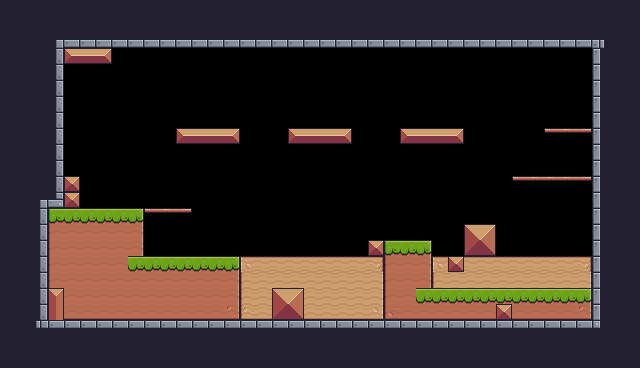

Below is a game level as drawn by its tile map, then a one-line description and the .tmx file that defines it, in full:
An orthogonal 40x23 tile map with 16x16 px tiles, 1 tile layer (Background) and 35 objects (10x Fruits, Player, Enemies, Checkpoint).

<map version="1.10" tiledversion="1.11.0" orientation="orthogonal" renderorder="right-down" width="40" height="23" tilewidth="16" tileheight="16" infinite="0" nextlayerid="4" nextobjectid="72">
 <properties>
  <property name="BackgroundColor" value="Green" />
 </properties>
 <tileset firstgid="1" source="Pixel Adventure.tsx" />
 <layer id="1" name="Background" width="40" height="23">
  <properties>
   <property name="BackgroundColor" value="Blue" />
  </properties>
  <data encoding="csv">
24,24,24,24,24,24,24,24,24,24,24,24,24,24,24,24,24,24,24,24,24,24,24,24,24,24,24,24,24,24,24,24,24,24,24,24,24,24,24,24,
24,24,24,24,24,24,24,24,24,24,24,24,24,24,24,24,24,24,24,24,24,112,24,24,24,24,24,24,24,24,24,24,24,24,24,24,24,24,24,24,
24,24,24,4,46,46,46,46,46,46,46,46,46,46,46,46,46,46,46,46,46,46,46,46,46,46,46,46,46,46,46,46,46,46,46,46,46,5,24,24,
24,24,24,25,13,14,15,0,0,0,0,0,0,0,0,0,0,0,0,0,0,0,0,0,0,0,0,0,0,0,0,0,0,0,0,0,0,23,24,24,
24,24,24,25,0,0,0,0,0,0,0,0,0,0,0,0,0,0,0,0,0,0,0,0,0,0,0,0,0,0,0,0,0,0,0,0,0,23,24,24,
24,24,24,25,0,0,0,0,0,0,0,0,0,0,0,0,0,0,0,0,0,0,0,0,0,0,0,0,0,0,0,0,0,0,0,0,0,23,24,24,
24,24,24,25,0,0,0,0,0,0,0,0,0,0,0,0,0,0,0,0,0,0,0,0,0,0,0,0,0,0,0,0,0,0,0,0,0,23,24,24,
24,24,24,25,0,0,0,0,0,0,0,0,0,0,0,0,0,0,0,0,0,0,0,0,0,0,0,0,0,0,0,0,0,0,0,0,0,23,24,24,
24,24,24,25,0,0,0,0,0,0,0,13,14,14,15,0,0,0,13,14,14,15,0,0,0,13,14,14,15,0,0,0,0,0,40,41,42,23,24,24,
24,24,24,25,0,0,0,0,0,0,0,0,0,0,0,0,0,0,0,0,0,0,0,0,0,0,0,0,0,0,0,0,0,0,0,0,0,23,24,24,
24,24,24,25,0,0,0,0,0,0,0,0,0,0,0,0,0,0,0,0,0,0,0,0,0,0,0,0,0,0,0,0,0,0,0,0,0,23,24,24,
24,24,24,25,35,0,0,0,0,0,0,0,0,0,0,0,0,0,0,0,0,0,0,0,0,0,0,0,0,0,0,0,40,41,41,41,42,23,24,24,
24,24,4,47,35,0,0,0,0,0,0,0,0,0,0,0,0,0,0,0,0,0,0,0,0,0,0,0,0,0,0,0,0,0,0,0,0,23,24,24,
24,24,25,7,8,8,8,8,9,40,41,42,0,0,0,0,0,0,0,0,0,0,0,0,0,0,0,0,0,0,0,0,0,0,0,0,0,23,24,24,
24,24,25,29,30,30,30,30,31,49,0,0,0,0,0,0,0,0,0,0,0,0,0,0,0,0,0,0,0,36,37,0,0,0,0,0,0,23,24,24,
24,24,25,29,30,30,30,30,31,0,0,0,0,0,0,0,0,0,0,0,0,0,0,35,7,8,9,0,0,58,59,0,0,0,0,0,0,23,24,24,
24,24,25,29,30,30,30,30,8,8,8,8,8,8,9,3221225701,3221225700,3221225700,3221225700,3221225700,3221225700,3221225700,3221225700,3221225699,29,30,31,3221225701,35,3221225700,3221225700,3221225700,3221225700,3221225700,3221225700,3221225700,3221225699,23,24,24,
24,24,25,29,30,30,30,30,30,30,30,30,30,30,31,205,206,206,206,206,206,206,206,207,29,30,31,205,206,206,206,206,206,206,206,206,207,23,24,24,
24,112,25,16,30,30,30,30,30,30,30,30,30,30,31,205,206,36,37,206,206,206,206,207,29,30,8,8,8,8,8,8,8,8,8,8,9,23,24,24,
24,112,25,38,52,52,52,52,52,52,52,52,52,52,53,227,228,58,59,228,228,228,228,229,51,52,52,52,52,52,52,35,52,52,52,52,53,23,24,24,
24,24,26,2,2,2,2,2,2,2,2,2,2,2,2,2,2,2,2,2,2,2,2,2,2,2,2,2,2,2,2,2,2,2,2,2,2,27,24,24,
24,24,24,24,24,24,24,24,24,24,24,24,24,24,24,24,24,24,24,24,24,24,24,24,112,112,24,24,24,24,24,24,24,24,24,24,24,24,24,24,
24,24,24,24,24,24,24,24,24,24,24,24,24,24,24,24,24,24,24,24,24,24,24,24,112,24,24,24,24,24,24,24,24,24,24,24,24,24,24,24
</data>
 </layer>
 <objectgroup id="3" name="Collisions">
  <object id="9" x="48" y="32" width="16" height="176" />
  <object id="10" x="32" y="192" width="16" height="144" />
  <object id="11" x="592" y="48" width="16" height="288" />
  <object id="12" x="256" y="320" width="336" height="16" />
  <object id="13" x="48" y="320" width="208" height="16" />
  <object id="14" x="240" y="320" width="32" height="16" />
  <object id="16" x="64" y="32" width="544" height="16" />
  <object id="19" x="64" y="176" width="16" height="32" />
  <object id="20" x="48" y="208" width="96" height="112" />
  <object id="21" x="144" y="256" width="240" height="64" />
  <object id="22" x="368" y="240" width="16" height="16" />
  <object id="24" x="384" y="240" width="48" height="80" />
  <object id="28" x="512" y="176" width="80" height="16" />
  <object id="29" x="544" y="128" width="48" height="16" />
  <object id="30" x="400" y="128" width="64" height="16" />
  <object id="31" x="288" y="128" width="64" height="16" />
  <object id="32" x="176" y="128" width="64" height="16" />
  <object id="35" x="64" y="48" width="48" height="16" />
  <object id="51" x="144" y="208" width="48" height="16" />
  <object id="52" x="528" y="256" width="64" height="64" />
  <object id="56" x="432" y="256" width="160" height="64" />
  <object id="57" x="464" y="224" width="32" height="32" />
 </objectgroup>
 <objectgroup id="2" name="Spawnpoints">
  <object id="6" name="Player" type="Player" x="104.667" y="175.333" width="32" height="32" />
  <object id="37" name="Strawberry" type="Fruits" x="176" y="96" width="32" height="32" />
  <object id="39" name="Strawberry" type="Fruits" x="288" y="96" width="32" height="32" />
  <object id="41" name="Strawberry" type="Fruits" x="400" y="96" width="32" height="32" />
  <object id="46" name="Bananas" type="Fruits" x="192" y="224" width="32" height="32" />
  <object id="47" name="Bananas" type="Fruits" x="256" y="224" width="32" height="32" />
  <object id="48" name="Enemies" type="Enemies" x="320" y="224" width="32" height="32">
   <properties>
    <property name="offNeg" type="float" value="11" />
    <property name="offPos" type="float" value="2" />
   </properties>
  </object>
  <object id="49" name="Bananas" type="Fruits" x="560" y="96" width="32" height="32" />
  <object id="50" name="Strawberry" type="Fruits" x="432" y="96" width="32" height="32" />
  <object id="65" name="Strawberry" type="Fruits" x="208" y="96" width="32" height="32" />
  <object id="68" name="Strawberry" type="Fruits" x="320" y="96" width="32" height="32" />
  <object id="69" type="Checkpoint" x="528" y="192" width="64" height="64" />
  <object id="71" name="Bananas" type="Fruits" x="560" y="144" width="32" height="32" />
 </objectgroup>
</map>
